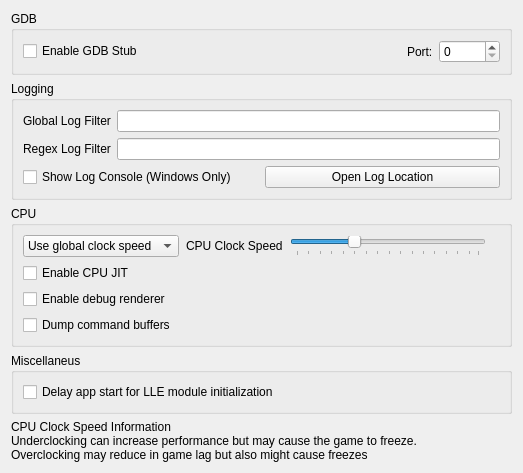
<?xml version="1.0" encoding="UTF-8"?>
<ui version="4.0">
 <class>ConfigureDebug</class>
 <widget class="QWidget" name="ConfigureDebug">
  <property name="geometry">
   <rect>
    <x>0</x>
    <y>0</y>
    <width>523</width>
    <height>458</height>
   </rect>
  </property>
  <property name="windowTitle">
   <string>Form</string>
  </property>
  <layout class="QVBoxLayout" name="verticalLayout_1">
   <item>
    <layout class="QVBoxLayout" name="verticalLayout_2">
     <item>
      <widget class="QGroupBox" name="groupBox">
       <property name="title">
        <string>GDB</string>
       </property>
       <layout class="QVBoxLayout" name="verticalLayout_3">
        <item>
         <layout class="QHBoxLayout" name="horizontalLayout_1">
          <item>
           <widget class="QCheckBox" name="toggle_gdbstub">
            <property name="text">
             <string>Enable GDB Stub</string>
            </property>
           </widget>
          </item>
          <item>
           <spacer name="horizontalSpacer">
            <property name="orientation">
             <enum>Qt::Horizontal</enum>
            </property>
            <property name="sizeHint" stdset="0">
             <size>
              <width>40</width>
              <height>20</height>
             </size>
            </property>
           </spacer>
          </item>
          <item>
           <widget class="QLabel" name="label_2">
            <property name="text">
             <string>Port:</string>
            </property>
           </widget>
          </item>
          <item>
           <widget class="QSpinBox" name="gdbport_spinbox">
            <property name="maximum">
             <number>65536</number>
            </property>
           </widget>
          </item>
         </layout>
        </item>
       </layout>
      </widget>
     </item>
    </layout>
   </item>
   <item>
    <widget class="QGroupBox" name="groupBox_2">
     <property name="title">
      <string>Logging</string>
     </property>
     <layout class="QVBoxLayout" name="verticalLayout">
      <item>
       <layout class="QHBoxLayout" name="horizontalLayout">
        <item>
         <widget class="QLabel" name="label">
          <property name="text">
           <string>Global Log Filter</string>
          </property>
         </widget>
        </item>
        <item>
         <widget class="QLineEdit" name="log_filter_edit"/>
        </item>
       </layout>
      </item>
      <item>
       <layout class="QHBoxLayout" name="horizontalLayout">
        <item>
         <widget class="QLabel" name="label_3">
          <property name="text">
           <string>Regex Log Filter</string>
          </property>
         </widget>
        </item>
        <item>
         <widget class="QLineEdit" name="log_regex_filter_edit"/>
        </item>
       </layout>
      </item>
      <item>
       <layout class="QHBoxLayout" name="horizontalLayout_2">
        <item>
         <widget class="QCheckBox" name="toggle_console">
          <property name="text">
           <string>Show Log Console (Windows Only)</string>
          </property>
         </widget>
        </item>
        <item>
         <widget class="QPushButton" name="open_log_button">
          <property name="text">
           <string>Open Log Location</string>
          </property>
         </widget>
        </item>
       </layout>
      </item>
     </layout>
    </widget>
   </item>
   <item>
    <widget class="QGroupBox" name="groupBox_4">
     <property name="title">
      <string>CPU</string>
     </property>
     <layout class="QGridLayout" name="gridLayout_2">
      <item row="1" column="0">
       <widget class="QWidget" name="clock_speed_widget" native="true">
        <layout class="QHBoxLayout" name="clock_speed_layout">
         <property name="spacing">
          <number>7</number>
         </property>
         <property name="leftMargin">
          <number>0</number>
         </property>
         <property name="topMargin">
          <number>0</number>
         </property>
         <property name="rightMargin">
          <number>0</number>
         </property>
         <property name="bottomMargin">
          <number>0</number>
         </property>
         <item>
          <widget class="QComboBox" name="clock_speed_combo">
           <item>
            <property name="text">
             <string>Use global clock speed</string>
            </property>
           </item>
           <item>
            <property name="text">
             <string>Set clock speed:</string>
            </property>
           </item>
          </widget>
         </item>
         <item>
          <widget class="QLabel" name="clock_speed_label">
           <property name="text">
            <string>CPU Clock Speed</string>
           </property>
          </widget>
         </item>
         <item>
          <widget class="QSlider" name="slider_clock_speed">
           <property name="toolTip">
            <string>&lt;html&gt;&lt;body&gt;Changes the emulated CPU clock frequency.&lt;br&gt;Underclocking can increase performance but may cause the game to freeze.&lt;br&gt;Overclocking may reduce in game lag but also might cause freezes&lt;/body&gt;&lt;/html&gt;</string>
           </property>
           <property name="minimum">
            <number>0</number>
           </property>
           <property name="maximum">
            <number>79</number>
           </property>
           <property name="singleStep">
            <number>5</number>
           </property>
           <property name="pageStep">
            <number>15</number>
           </property>
           <property name="value">
            <number>25</number>
           </property>
           <property name="orientation">
            <enum>Qt::Horizontal</enum>
           </property>
           <property name="tickPosition">
            <enum>QSlider::TicksBelow</enum>
           </property>
          </widget>
         </item>
         <item>
          <widget class="QLabel" name="clock_display_label">
           <property name="text">
            <string/>
           </property>
           <property name="alignment">
            <set>Qt::AlignRight|Qt::AlignTrailing|Qt::AlignVCenter</set>
           </property>
          </widget>
         </item>
        </layout>
       </widget>
      </item>
      <item row="2" column="0">
       <widget class="QCheckBox" name="toggle_cpu_jit">
        <property name="toolTip">
         <string>&lt;html&gt;&lt;head/&gt;&lt;body&gt;&lt;p&gt;Enables the use of the ARM JIT compiler for emulating the 3DS CPUs. Don't disable unless for debugging purposes&lt;/p&gt;&lt;/body&gt;&lt;/html&gt;</string>
        </property>
        <property name="text">
         <string>Enable CPU JIT</string>
        </property>
       </widget>
      </item>
      <item row="3" column="0">
       <widget class="QCheckBox" name="toggle_renderer_debug">
        <property name="text">
         <string>Enable debug renderer</string>
        </property>
       </widget>
      </item>
      <item row="4" column="0">
       <widget class="QCheckBox" name="toggle_dump_command_buffers">
        <property name="text">
         <string>Dump command buffers</string>
        </property>
       </widget>
      </item>
     </layout>
    </widget>
   </item>
    <item>
      <widget class="QGroupBox" name="groupBox_5">
        <property name="title">
          <string>Miscellaneus</string>
        </property>
        <layout class="QGridLayout" name="gridLayout_3">
          <item row="1" column="0">
            <widget class="QCheckBox" name="delay_start_for_lle_modules">
              <property name="toolTip">
                <string>&lt;html&gt;&lt;head/&gt;&lt;body&gt;&lt;p&gt;Introduces a delay to the first ever launched app thread if LLE modules are enabled, to allow them to initialize.&lt;/p&gt;&lt;/body&gt;&lt;/html&gt;</string>
              </property>
              <property name="text">
                <string>Delay app start for LLE module initialization</string>
              </property>
            </widget>
          </item>
        </layout>
      </widget>
    </item>
   <item>
    <widget class="QLabel" name="label_cpu_clock_info">
     <property name="text">
      <string>&lt;html&gt;&lt;head/&gt;&lt;body&gt;&lt;p&gt;CPU Clock Speed Information&lt;br/&gt;Underclocking can increase performance but may cause the game to freeze.&lt;br/&gt;Overclocking may reduce in game lag but also might cause freezes&lt;/p&gt;&lt;/body&gt;&lt;/html&gt;</string>
     </property>
     <property name="textFormat">
      <enum>Qt::RichText</enum>
     </property>
    </widget>
   </item>
   <item>
    <spacer name="verticalSpacer">
     <property name="orientation">
      <enum>Qt::Vertical</enum>
     </property>
     <property name="sizeHint" stdset="0">
      <size>
       <width>20</width>
       <height>40</height>
      </size>
     </property>
    </spacer>
   </item>
  </layout>
 </widget>
 <tabstops>
  <tabstop>toggle_gdbstub</tabstop>
  <tabstop>gdbport_spinbox</tabstop>
  <tabstop>log_filter_edit</tabstop>
  <tabstop>toggle_console</tabstop>
  <tabstop>open_log_button</tabstop>
 </tabstops>
 <resources/>
 <connections>
  <connection>
   <sender>toggle_gdbstub</sender>
   <signal>toggled(bool)</signal>
   <receiver>gdbport_spinbox</receiver>
   <slot>setEnabled(bool)</slot>
   <hints>
    <hint type="sourcelabel">
     <x>84</x>
     <y>157</y>
    </hint>
    <hint type="destinationlabel">
     <x>342</x>
     <y>158</y>
    </hint>
   </hints>
  </connection>
 </connections>
</ui>
